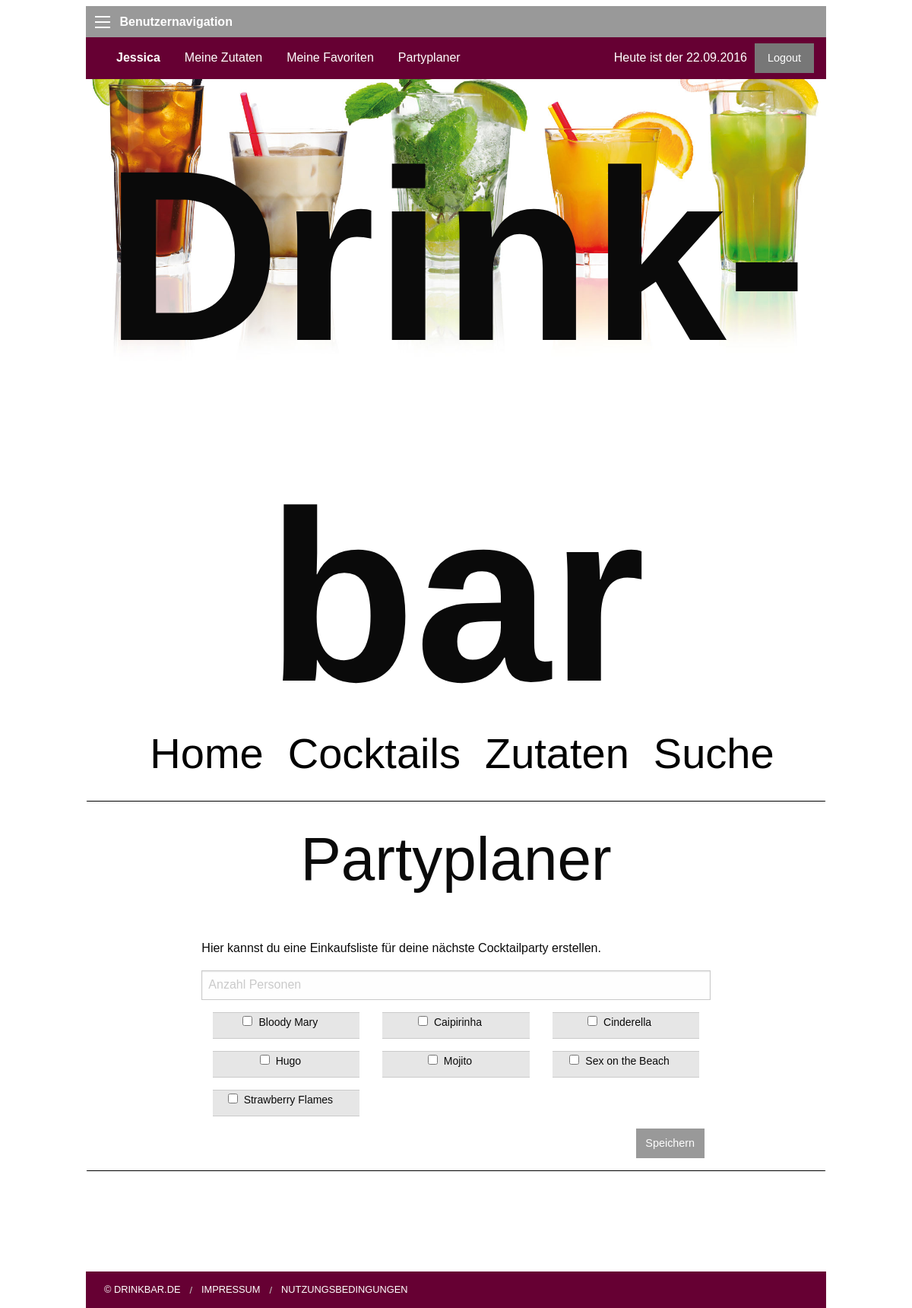
/profile.php?page=shopping (signed in), run on an earlier commit of the app's database.
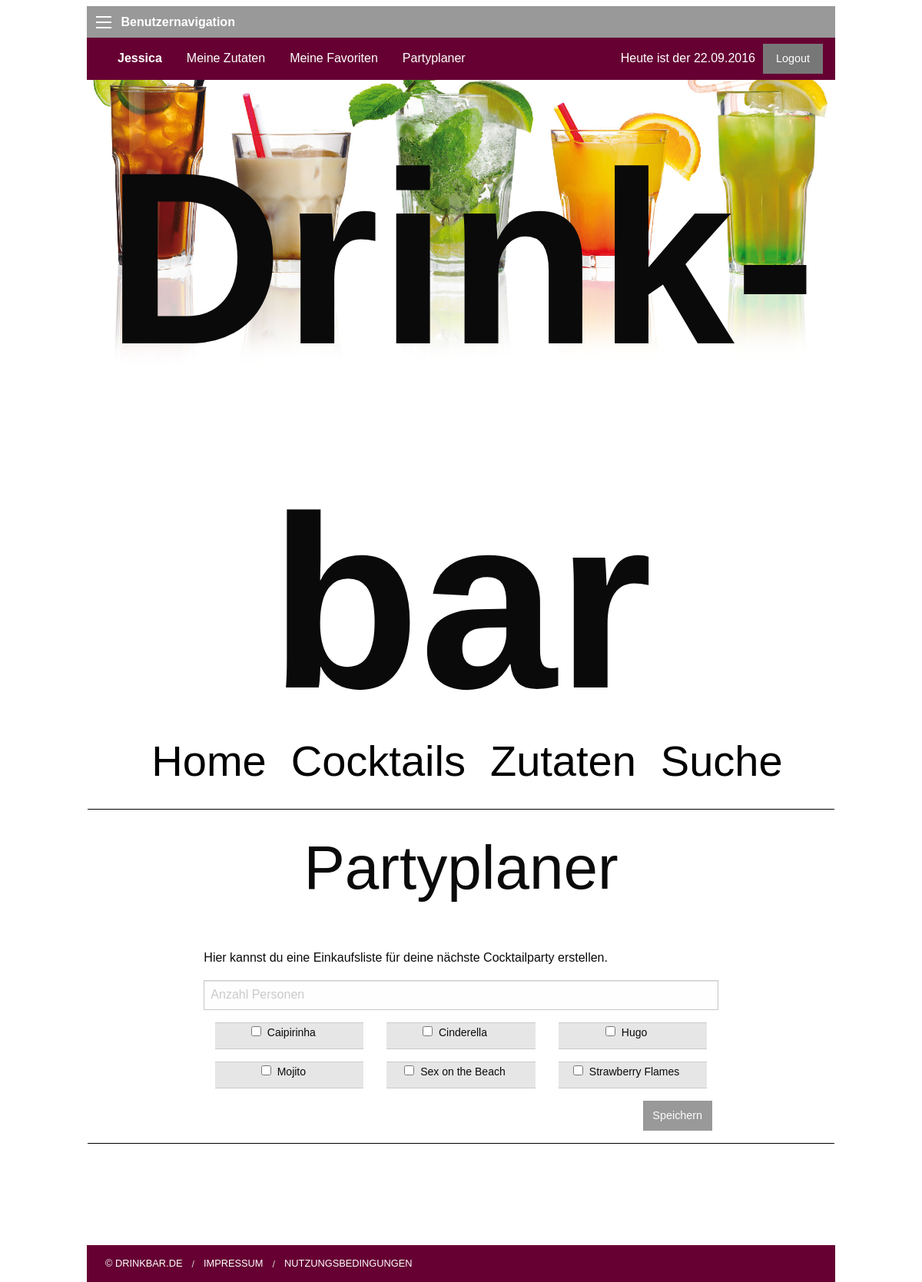
And on a later commit of the database.
### tables this page shows
CREATE TABLE IF NOT EXISTS `cocktail` (
  `ID` int(11) NOT NULL,
  `Cocktailname` varchar(100) NOT NULL,
  `Rezept` text NOT NULL,
  `Bemerkung` text NOT NULL,
  `Bild` varchar(255) NOT NULL
);

### web/profile.php (called while the page is built, shortened)
<?php
 require_once(LIBRARY_PATH . '/templateFunctions.php');
 $page = null;
 if(isset($_REQUEST['page']))
 {
 	$page = $_REQUEST['page'];
 }
 switch ($page)
 {
 	case 'shopping':
 		$view = "profile/shopping.php";
 		break;
 }
 require_once(LIBRARY_PATH . '/session.php');
 renderLayout($view, $variables);
?>

### src/Db.php (called while the page is built, shortened)
<?php
class Db {
	protected static $connection;
	public function connect()
	{
		if(!isset(self::$connection))
		{
			$config = parse_ini_file('../resources/config/config.ini');
			self::$connection = new mysqli($config['db_host'], $config['db_user'], $config['db_passwd'], $config['db_name']);
		}
		return self::$connection;
	}
	public function query($query)
	{
		$con = $this->connect();
		$result = $con->query($query);
		return $result;
	}
	public function select($query)
	{
		$rows = array();
		$result = $this->query($query);
		while ($row = $result->fetch_assoc())
		{
			$rows[] = $row;
		}
		return $rows;
	}
}

### resources/views/profile/shopping.php (the view, shortened to what this page needs)
<?php
require_once '../src/Db.php';
$db = new Db();
$anzahl = null;
$list = $db->select("SELECT c.* FROM Cocktail c ORDER BY Cocktailname");
?>
<main>
    <div class="row">
        <hr />
        <h5>Partyplaner</h5>
    </div>
    <div class="row">
 		<form action="" method="POST">
	    	<div class="small-12 large-8 large-offset-2">
		 		<p>Hier kannst du eine Einkaufsliste für deine nächste Cocktailparty erstellen.</p>
		 			<label>
			 			<input type="number" name="count" placeholder="Anzahl Personen" value="<?php echo $anzahl; ?>"/>
		 			</label>
		 	</div>
	    	<div class="small-12 large-8 large-offset-2">
	    			<?php
	    			foreach ($list as $cocktail)
	    			{
	    				$cName = $cocktail['Cocktailname'];
	    				$cId = $cocktail['ID'];
	    				$checked = "";
	    				echo "<div class=\"large-4 small-12 columns\">";
	    				echo "<div class=\"input-group\">";
	    				echo "<span class=\"input-group-label\" class=\"align-left\">";
	    				echo "<input id=\"chkbox_$cId\" type=\"checkbox\" name=\"cocktails[]\" value=\"$cId\" $checked><label for=\"chkbox_$cId\">$cName</label>";
	    				echo "</span> </div>";
	    				echo "</div>";
	    			}
	    			?>
	    			<div class="row">
					    <div class="large-12 columns">
					      <input type="submit" name="submit" class="button" value="Speichern" />
					    </div>
				  </div>
	    	</div>
    	</form>
    	<hr />
    </div>
</main>

### resources/views/template/header.php (shortened to what this page needs)
<!DOCTYPE HTML>
<html lang="de">
<head>
  <link rel="stylesheet" href="css/foundation.css">
  <link rel="stylesheet" href="css/app.css">
</head>
<body>
<header>
	<div class="row" >
		<div class ="large-12 columns">
			<?php
				if(isset($_SESSION['login']) && $_SESSION['login'] == 1)
				{
					include TEMPLATE_PATH . "/user_nav.php";
				}
				else
					include TEMPLATE_PATH . "/login_form.php";
				?>
		</div>
		<div class="large-12 columns">
			<h1>Drinkbar</h1>
				<div class="menu-centered">
					<ul class="menu">
						<li><a href="index.php">Home</a></li>
						<li><a href="cocktail.php">Cocktails</a></li>
						<li><a href="index.php?page=zutaten">Zutaten</a></li>
						<li><a href="search.php">Suche</a></li>
					</ul>
		   		</div>
   		</div>
		<hr />
	</div>
</header>

### resources/views/template/user_nav.php
<div class="title-bar" data-responsive-toggle="user-menu" data-hide-for="medium">
  <button class="menu-icon" type="button" data-toggle></button>
  <div class="title-bar-title">Benutzernavigation</div>
</div>
<div class="top-bar" id="user-menu">
  <div class="top-bar-left">
    <ul class="dropdown menu" data-dropdown-menu>
      <li class="menu-text"><?php echo $username; ?></li>
      <li>
        <a href="profile.php?page=ingredients">Meine Zutaten</a>
      </li>
      <li><a href="favoriten.php">Meine Favoriten</a></li>
      <li><a href="profile.php?page=shopping">Partyplaner</a></li>
    </ul>
  </div>
  <div class="top-bar-right">
    <ul class="menu">
      <li class="align-right">Heute ist der <?php echo date("d.m.Y"); ?> </li>
      <li><a href="security.php?logout" class="button secondary">Logout</a></li>
    </ul>
  </div>
</div>

### resources/lib/templateFunctions.php (shortened to what this page needs)
<?php
 function renderLayout($contentFile, $variables = array())
 {
	$contentFileFullPath = VIEW_PATH . '/' . $contentFile;
	require_once(TEMPLATE_PATH . '/header.php');
	if(file_exists($contentFileFullPath))
	{
		require_once($contentFileFullPath);
	}
	require_once(TEMPLATE_PATH . '/footer.php');
 }
?>

### resources/views/template/footer.php (shortened to what this page needs)
	<main>
		<div class="large-12 columns">
			<footer>
				<nav aria-label="You are here:">
					<ul class="breadcrumbs">
						<li><a href="index.php">&copy; Drinkbar.de</a></li>
						<li><a href="index.php?page=imprint">Impressum</a></li>
						<li><a href="index.php?page=useragreement">Nutzungsbedingungen</a></li>
					</ul>
				</nav>
			</footer>
		</div>
	</main>
</body>
</html>

### web/css/app.css (style rules this page uses)
* { font-family: "Hero", Helvetica, Verdana, sans-serif; -webkit-hyphens: auto; -moz-hyphens: auto; -ms-hyphens: auto; -o-hyphens: auto; hyphens: auto; }
h1 { font-family: "Canter", Helvetica, Verdana, sans-serif; padding-top: 0.5rem; text-align: center; font-weight: bold; font-size: 20rem; }
h5 { font-family: "Canter", Helvetica, Verdana, sans-serif; font-size: 5rem; text-align: center; font-style: normal; margin-bottom:3rem; }
body, html { background-color: #fff; }
main { max-width: 70rem; width: 85%; margin: 0 auto; padding: 0.5rem; margin-bottom: 6rem; }
header { background: url("../images/header_banner.jpg"); background-position: top, center; background-size: 100%; background-repeat: no-repeat; width: 85%; height: 70%; max-width: 70rem; margin: 0 auto; padding: 0.5rem; margin-bottom: 1rem; }
div[class="menu-centered"] a { font-family: "Canter", Helvetica, Verdana, sans-serif; font-style: normal; color: black; }
.button { background-color: #999999; }
footer { background-color:#660033; height: 3rem; padding: 0.5rem; width: 100%; max-width: 70rem; }
hr { border: none; border-top: 1px solid black; margin-left: 1rem; margin-right: 1rem; margin-top: -1.8rem; }
ul { padding-left: 1rem; }
.top-bar input, .top-bar .button { max-width: auto; margin-bottom: 0px; margin-left: 10px; }
.menu-centered { margin-top: -4rem; }

What changed in the data, as far as the page shows it:
removed cocktail: Cocktailname "Bloody Mary"
